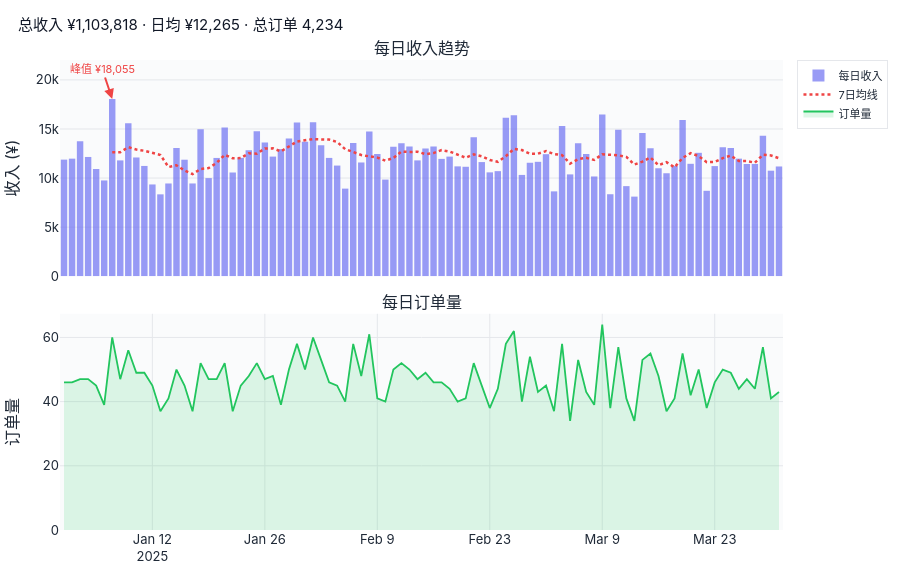

The notebook cell saved with this chart:
### Markdown cell above
---

## 1. 每日收入趋势

柱状图显示每日收入，红色虚线为 7 日移动均线。鼠标悬停查看详情，拖拽缩放聚焦某个时间段。

### Code cell
completed = ALL_ORDERS[ALL_ORDERS['status'] == '已完成']
daily = completed.groupby('order_date').agg(
    order_count=('amount', 'count'), total_revenue=('amount', 'sum')
).reset_index().sort_values('order_date')
daily['ma7'] = daily['total_revenue'].rolling(7).mean()

fig = make_subplots(rows=2, cols=1, shared_xaxes=True, vertical_spacing=0.08,
                    subplot_titles=('每日收入趋势', '每日订单量'))
fig.add_trace(go.Bar(x=daily['order_date'], y=daily['total_revenue'], name='每日收入',
    marker_color=COLORS[0], opacity=0.65, hovertemplate='%{x|%m-%d}<br>收入: ¥%{y:,.0f}<extra></extra>'), row=1, col=1)
fig.add_trace(go.Scatter(x=daily['order_date'], y=daily['ma7'], name='7日均线',
    line=dict(color=COLORS[3], width=2.5, dash='dot'), hovertemplate='%{x|%m-%d}<br>均线: ¥%{y:,.0f}<extra></extra>'), row=1, col=1)
fig.add_trace(go.Scatter(x=daily['order_date'], y=daily['order_count'], name='订单量',
    fill='tozeroy', fillcolor='rgba(34,197,94,0.15)', line=dict(color=COLORS[1], width=1.8),
    hovertemplate='%{x|%m-%d}<br>订单: %{y}<extra></extra>'), row=2, col=1)

peak = daily.loc[daily['total_revenue'].idxmax()]
fig.add_annotation(x=peak['order_date'], y=peak['total_revenue'],
    text=f'峰值 ¥{peak["total_revenue"]:,.0f}', showarrow=True, arrowhead=2,
    arrowcolor=COLORS[3], font=dict(size=11, color=COLORS[3]), row=1, col=1)

total = daily['total_revenue'].sum()
fig.update_layout(height=580, title_text=f'总收入 ¥{total:,.0f} · 日均 ¥{daily["total_revenue"].mean():,.0f} · 总订单 {daily["order_count"].sum():,}')
fig.update_yaxes(title_text='收入 (¥)', row=1, col=1)
fig.update_yaxes(title_text='订单量', row=2, col=1)
fig.show()
